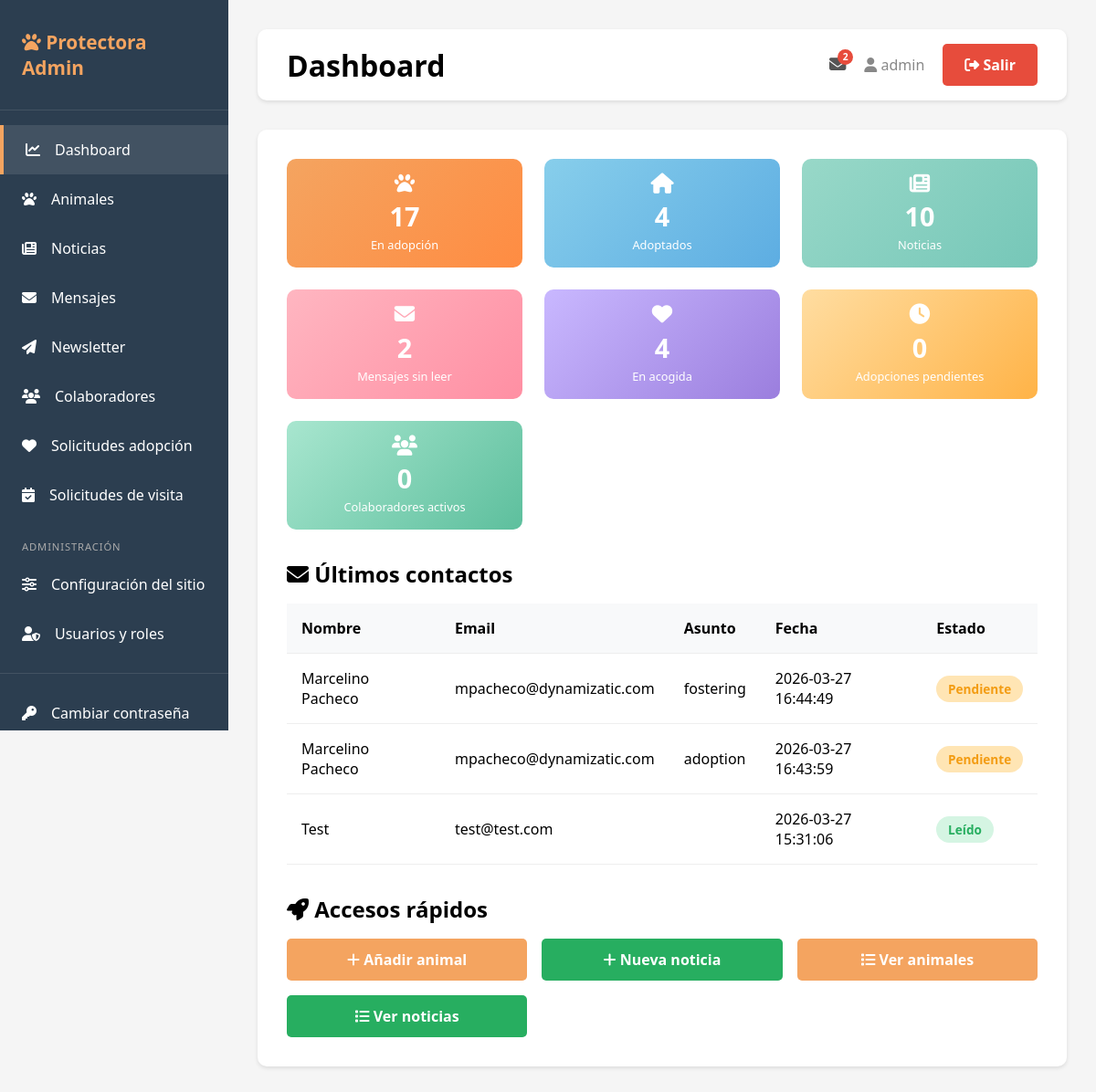
Page /admin/dashboard (signed in) on the earlier database version.
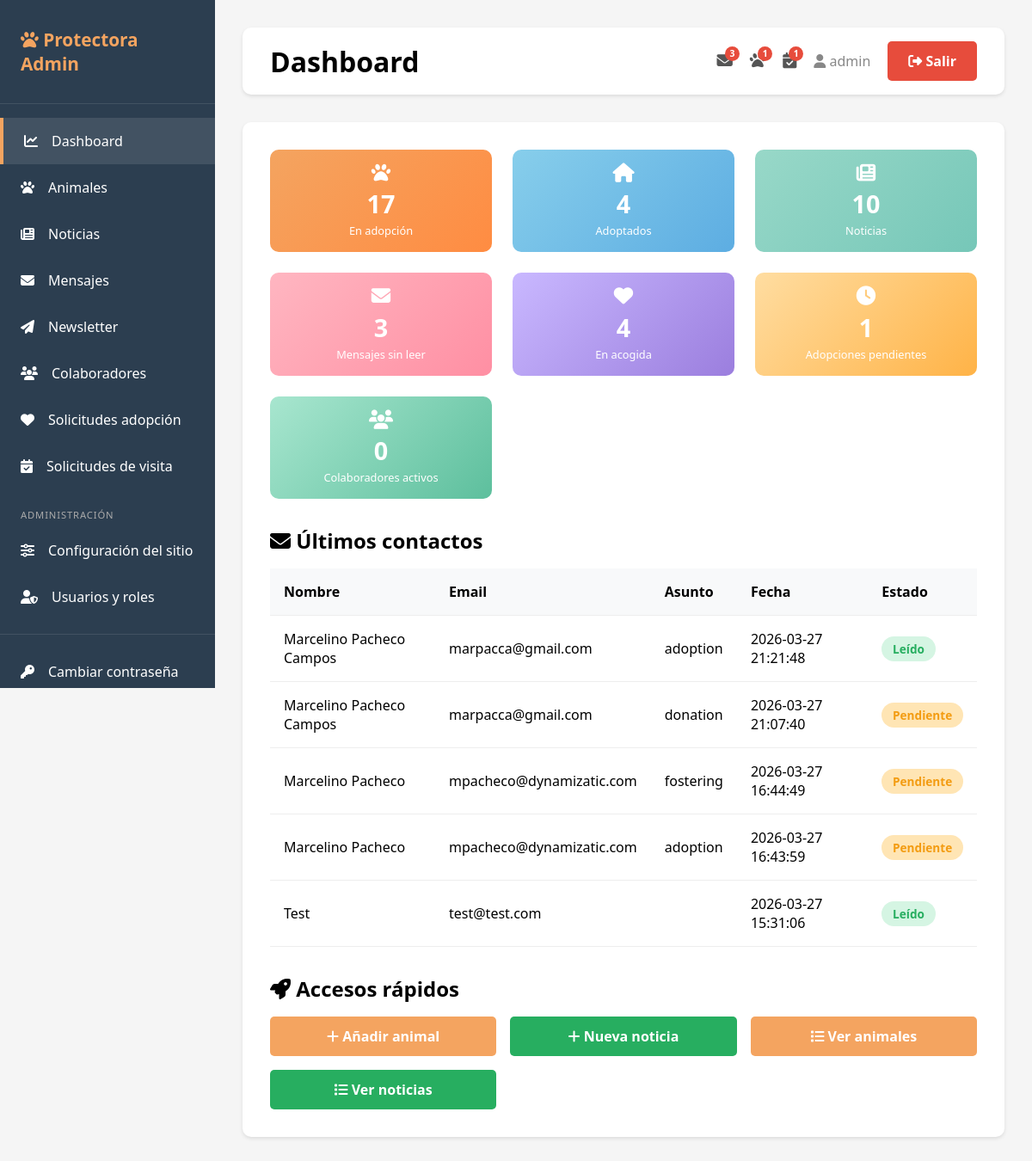
Same page on the later database version.
### tables this page shows
CREATE TABLE contacts (
                id INTEGER PRIMARY KEY AUTOINCREMENT,
                name TEXT NOT NULL,
                email TEXT NOT NULL,
                phone TEXT,
                subject TEXT,
                message TEXT,
                read BOOLEAN DEFAULT 0,
                created_at TIMESTAMP DEFAULT CURRENT_TIMESTAMP
            );

### app.py (the view)
@app.route('/admin')
@app.route('/admin/dashboard')
@login_required
def dashboard():
    db = get_db()
    stats = {
        'total_animals': db.execute('SELECT COUNT(*) as count FROM animals WHERE status = "adoption"').fetchone()['count'],
        'total_adopted': db.execute('SELECT COUNT(*) as count FROM animals WHERE status = "adopted"').fetchone()['count'],
        'total_news':    db.execute('SELECT COUNT(*) as count FROM news').fetchone()['count'],
        'unread_contacts': db.execute('SELECT COUNT(*) as count FROM contacts WHERE read = 0').fetchone()['count'],
    }
    try:
        stats['total_foster']    = db.execute('SELECT COUNT(*) as c FROM animals WHERE status = "foster"').fetchone()['c']
        stats['pending_adopt']   = db.execute("SELECT COUNT(*) as c FROM adoption_requests WHERE status = 'pendiente'").fetchone()['c']
        stats['active_collabs']  = db.execute("SELECT COUNT(*) as c FROM collaborators WHERE status = 'activo'").fetchone()['c']
    except Exception:
        stats['total_foster']   = 0
        stats['pending_adopt']  = 0
        stats['active_collabs'] = 0
    rows = db.execute('SELECT status, COUNT(*) as c FROM animals GROUP BY status').fetchall()
    animals_by_status = {r['status']: r['c'] for r in rows}
    rows = db.execute(
        "SELECT strftime('%Y-%m', created_at) as mes, COUNT(*) as c "
        "FROM contacts "
        "GROUP BY strftime('%Y-%m', created_at) "
        "ORDER BY mes DESC LIMIT 6"
    ).fetchall()
    contacts_by_month = [{'mes': r['mes'], 'c': r['c']} for r in reversed(rows)]
    try:
        rows = db.execute('SELECT type, COUNT(*) as c FROM collaborators GROUP BY type').fetchall()
        collabs_by_type = {r['type']: r['c'] for r in rows}
    except Exception:
        collabs_by_type = {}
    recent_contacts = db.execute('SELECT * FROM contacts ORDER BY created_at DESC LIMIT 5').fetchall()
    return render_template(
        'dashboard.html',
        stats=stats,
        contacts=recent_contacts,
        animals_by_status=animals_by_status,
        contacts_by_month=contacts_by_month,
        collabs_by_type=collabs_by_type,
    )

### app.py (called while the page is built)
def get_db():
    if USE_POSTGRES:
        conn = psycopg2.connect(DATABASE_URL)
        conn.cursor_factory = psycopg2.extras.RealDictCursor
        return DatabaseWrapper(conn, is_postgres=True)
    else:
        conn = sqlite3.connect(DATABASE)
        conn.row_factory = sqlite3.Row
        return DatabaseWrapper(conn, is_postgres=False)

def login_required(f):
    @wraps(f)
    def decorated_function(*args, **kwargs):
        if 'user_id' not in session:
            return redirect(url_for('login'))
        return f(*args, **kwargs)
    return decorated_function

    def execute(self, query, params=None):
        if self._is_postgres and '?' in query:
            query = query.replace('?', '%s')
        cursor = self._conn.cursor()
        if params:
            cursor.execute(query, params)
        else:
            cursor.execute(query)
        return cursor

### templates/dashboard.html (shortened to what the changed rows need)
{% extends "base.html" %}
{% block page_title %}Dashboard{% endblock %}
{% block content %}
<div class="stats-grid">
    <a href="{{ url_for('list_contacts') }}" class="stat-card stat-card-link" style="background: linear-gradient(135deg, #FFB6C1, #FF8FA3); padding: 1rem;">
        <i class="fas fa-envelope" style="font-size: 1.4rem; margin-bottom: 0.3rem;"></i>
        <h3 style="font-size: 1.8rem; margin-bottom: 0.2rem;">{{ stats.unread_contacts }}</h3>
        <p style="font-size: 0.8rem; margin: 0;">Mensajes sin leer</p>
    </a>
    <a href="{{ url_for('list_adoptions') }}" class="stat-card stat-card-link" style="background: linear-gradient(135deg, #FFDDA1, #FFB347); padding: 1rem;">
        <i class="fas fa-clock" style="font-size: 1.4rem; margin-bottom: 0.3rem;"></i>
        <h3 style="font-size: 1.8rem; margin-bottom: 0.2rem;">{{ stats.pending_adopt }}</h3>
        <p style="font-size: 0.8rem; margin: 0;">Adopciones pendientes</p>
    </a>
</div>
<h2 style="margin-bottom: 1rem;">
    <i class="fas fa-envelope"></i> Últimos contactos
</h2>
{% if contacts %}
<table class="table">
    <thead>
        <tr>
            <th>Nombre</th>
            <th>Email</th>
            <th>Asunto</th>
            <th>Fecha</th>
            <th>Estado</th>
        </tr>
    </thead>
    <tbody>
        {% for contact in contacts %}
        <tr>
            <td>{{ contact.name }}</td>
            <td>{{ contact.email }}</td>
            <td>{{ contact.subject }}</td>
            <td>{{ contact.created_at }}</td>
            <td>
                {% if contact.read %}
                <span class="badge badge-success">Leído</span>
                {% else %}
                <span class="badge badge-warning">Pendiente</span>
                {% endif %}
            </td>
        </tr>
        {% endfor %}
    </tbody>
</table>
{% else %}
<p style="text-align: center; color: #666; padding: 2rem;">No hay mensajes recientes</p>
{% endif %}
<div style="margin-top: 2rem;">
    <h2 style="margin-bottom: 1rem;">
        <i class="fas fa-rocket"></i> Accesos rápidos
    </h2>
</div>
{% endblock %}

Differences in the rows shown:
added contacts: name "Marcelino Pacheco Campos", email "marpacca@gmail.com", subject "adoption", created_at "2026-03-27 21:21:48", read "Leído"
added contacts: name "Marcelino Pacheco Campos", email "marpacca@gmail.com", subject "donation", created_at "2026-03-27 21:07:40", read "Pendiente"
Other differences:
{{ nav_unread_contacts if nav_unread_contacts <= 99 else '99+' }}: "2" → "3"
{{ nav_pending_adoptions if nav_pending_adoptions <= 99 else '99+' }}: (not shown) → "1"
{{ nav_pending_visits if nav_pending_visits <= 99 else '99+' }}: (not shown) → "1"
{{ stats.unread_contacts }}: "2" → "3"
{{ stats.pending_adopt }}: "0" → "1"
